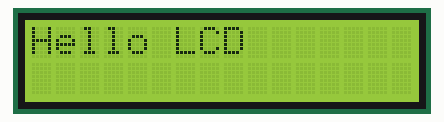
A sketch run on a simulated Arduino Uno, built with avr-gcc and run on an emulated ATmega328P. Parts: 16×2 character LCD. What the sketch prints to the serial monitor is not drawn.

Above: at 0.1 s.
At 1.2 s:
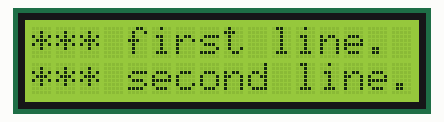

The sketch:

LiquidCrystal_PCF8574_Starter.ino
```cpp
#include <LiquidCrystal_PCF8574.h>

int address = 0x27;
//int address = 0x3F;

LiquidCrystal_PCF8574 lcd(address);  // set the LCD address to 0x27 for a 16 chars and 2 line display

void setup()
{
  int error;

  Serial.begin(115200);
  Serial.println("LCD...");

  while (! Serial);

  Serial.println("Dose: check for LCD");

  lcd.begin(16, 2); // initialize the lcd
  lcd.setBacklight(255);
  lcd.home();
  lcd.clear();
  lcd.print("Hello LCD");
  delay(1000);
} // setup()

void loop()
{
  lcd.clear();
  lcd.setCursor(0, 0);
  lcd.print("*** first line.");
  lcd.setCursor(0, 1);
  lcd.print("*** second line.");
  delay(2000);
} // loop()
```
